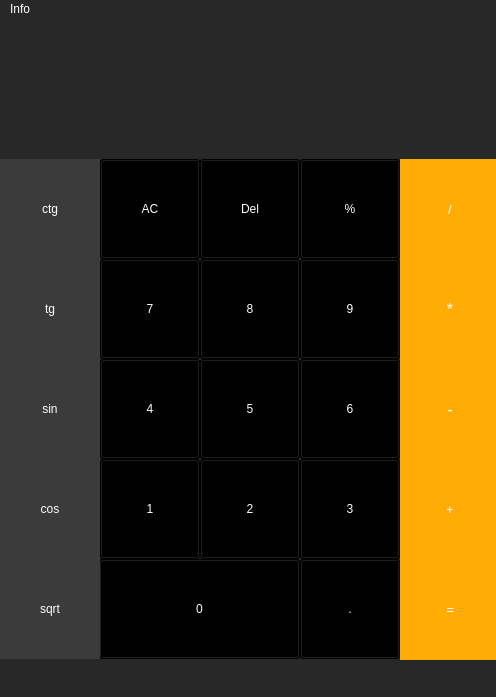
<?xml version="1.0" encoding="UTF-8"?>
<ui version="4.0">
 <class>CalculatorClass</class>
 <widget class="QMainWindow" name="CalculatorClass">
  <property name="geometry">
   <rect>
    <x>0</x>
    <y>0</y>
    <width>496</width>
    <height>697</height>
   </rect>
  </property>
  <property name="minimumSize">
   <size>
    <width>496</width>
    <height>697</height>
   </size>
  </property>
  <property name="maximumSize">
   <size>
    <width>496</width>
    <height>697</height>
   </size>
  </property>
  <property name="cursor">
   <cursorShape>ArrowCursor</cursorShape>
  </property>
  <property name="windowTitle">
   <string>Calculator</string>
  </property>
  <property name="styleSheet">
   <string notr="true">background-color:#282828</string>
  </property>
  <property name="iconSize">
   <size>
    <width>0</width>
    <height>0</height>
   </size>
  </property>
  <property name="toolButtonStyle">
   <enum>Qt::ToolButtonIconOnly</enum>
  </property>
  <property name="documentMode">
   <bool>false</bool>
  </property>
  <widget class="QWidget" name="centralWidget">
   <widget class="QLineEdit" name="lineEdit_input">
    <property name="geometry">
     <rect>
      <x>10</x>
      <y>0</y>
      <width>481</width>
      <height>51</height>
     </rect>
    </property>
    <property name="font">
     <font>
      <pointsize>12</pointsize>
     </font>
    </property>
    <property name="focusPolicy">
     <enum>Qt::ClickFocus</enum>
    </property>
    <property name="layoutDirection">
     <enum>Qt::RightToLeft</enum>
    </property>
    <property name="styleSheet">
     <string notr="true">color: white; border:none</string>
    </property>
    <property name="alignment">
     <set>Qt::AlignRight|Qt::AlignTrailing|Qt::AlignVCenter</set>
    </property>
   </widget>
   <widget class="QLineEdit" name="lineEdit_results">
    <property name="geometry">
     <rect>
      <x>10</x>
      <y>80</y>
      <width>481</width>
      <height>51</height>
     </rect>
    </property>
    <property name="font">
     <font>
      <pointsize>24</pointsize>
     </font>
    </property>
    <property name="focusPolicy">
     <enum>Qt::StrongFocus</enum>
    </property>
    <property name="styleSheet">
     <string notr="true">border:none;color:white; text-align: right;</string>
    </property>
    <property name="alignment">
     <set>Qt::AlignRight|Qt::AlignTrailing|Qt::AlignVCenter</set>
    </property>
   </widget>
   <widget class="QPushButton" name="pushButton_5">
    <property name="geometry">
     <rect>
      <x>200</x>
      <y>340</y>
      <width>100</width>
      <height>100</height>
     </rect>
    </property>
    <property name="styleSheet">
     <string notr="true">background-color: #000000; color: white</string>
    </property>
    <property name="text">
     <string>5</string>
    </property>
   </widget>
   <widget class="QPushButton" name="pushButton_division">
    <property name="geometry">
     <rect>
      <x>400</x>
      <y>140</y>
      <width>100</width>
      <height>100</height>
     </rect>
    </property>
    <property name="font">
     <font>
      <pointsize>10</pointsize>
     </font>
    </property>
    <property name="styleSheet">
     <string notr="true">background-color: #FFac05; color: white; border:none;</string>
    </property>
    <property name="text">
     <string>/</string>
    </property>
   </widget>
   <widget class="QPushButton" name="pushButton_delete_all">
    <property name="geometry">
     <rect>
      <x>100</x>
      <y>140</y>
      <width>100</width>
      <height>100</height>
     </rect>
    </property>
    <property name="styleSheet">
     <string notr="true">background-color: #000000; color: white</string>
    </property>
    <property name="text">
     <string>AC</string>
    </property>
   </widget>
   <widget class="QPushButton" name="pushButton_1">
    <property name="geometry">
     <rect>
      <x>100</x>
      <y>440</y>
      <width>100</width>
      <height>100</height>
     </rect>
    </property>
    <property name="styleSheet">
     <string notr="true">background-color: #000000; color: white</string>
    </property>
    <property name="text">
     <string>1</string>
    </property>
   </widget>
   <widget class="QPushButton" name="pushButton_equal">
    <property name="geometry">
     <rect>
      <x>400</x>
      <y>540</y>
      <width>101</width>
      <height>101</height>
     </rect>
    </property>
    <property name="palette">
     <palette>
      <active>
       <colorrole role="WindowText">
        <brush brushstyle="SolidPattern">
         <color alpha="255">
          <red>255</red>
          <green>255</green>
          <blue>255</blue>
         </color>
        </brush>
       </colorrole>
       <colorrole role="Button">
        <brush brushstyle="SolidPattern">
         <color alpha="255">
          <red>255</red>
          <green>172</green>
          <blue>5</blue>
         </color>
        </brush>
       </colorrole>
       <colorrole role="Text">
        <brush brushstyle="SolidPattern">
         <color alpha="255">
          <red>255</red>
          <green>255</green>
          <blue>255</blue>
         </color>
        </brush>
       </colorrole>
       <colorrole role="ButtonText">
        <brush brushstyle="SolidPattern">
         <color alpha="255">
          <red>255</red>
          <green>255</green>
          <blue>255</blue>
         </color>
        </brush>
       </colorrole>
       <colorrole role="Base">
        <brush brushstyle="SolidPattern">
         <color alpha="255">
          <red>255</red>
          <green>172</green>
          <blue>5</blue>
         </color>
        </brush>
       </colorrole>
       <colorrole role="Window">
        <brush brushstyle="SolidPattern">
         <color alpha="255">
          <red>255</red>
          <green>172</green>
          <blue>5</blue>
         </color>
        </brush>
       </colorrole>
       <colorrole role="PlaceholderText">
        <brush brushstyle="NoBrush">
         <color alpha="128">
          <red>255</red>
          <green>255</green>
          <blue>255</blue>
         </color>
        </brush>
       </colorrole>
      </active>
      <inactive>
       <colorrole role="WindowText">
        <brush brushstyle="SolidPattern">
         <color alpha="255">
          <red>255</red>
          <green>255</green>
          <blue>255</blue>
         </color>
        </brush>
       </colorrole>
       <colorrole role="Button">
        <brush brushstyle="SolidPattern">
         <color alpha="255">
          <red>255</red>
          <green>172</green>
          <blue>5</blue>
         </color>
        </brush>
       </colorrole>
       <colorrole role="Text">
        <brush brushstyle="SolidPattern">
         <color alpha="255">
          <red>255</red>
          <green>255</green>
          <blue>255</blue>
         </color>
        </brush>
       </colorrole>
       <colorrole role="ButtonText">
        <brush brushstyle="SolidPattern">
         <color alpha="255">
          <red>255</red>
          <green>255</green>
          <blue>255</blue>
         </color>
        </brush>
       </colorrole>
       <colorrole role="Base">
        <brush brushstyle="SolidPattern">
         <color alpha="255">
          <red>255</red>
          <green>172</green>
          <blue>5</blue>
         </color>
        </brush>
       </colorrole>
       <colorrole role="Window">
        <brush brushstyle="SolidPattern">
         <color alpha="255">
          <red>255</red>
          <green>172</green>
          <blue>5</blue>
         </color>
        </brush>
       </colorrole>
       <colorrole role="PlaceholderText">
        <brush brushstyle="NoBrush">
         <color alpha="128">
          <red>255</red>
          <green>255</green>
          <blue>255</blue>
         </color>
        </brush>
       </colorrole>
      </inactive>
      <disabled>
       <colorrole role="WindowText">
        <brush brushstyle="SolidPattern">
         <color alpha="255">
          <red>255</red>
          <green>255</green>
          <blue>255</blue>
         </color>
        </brush>
       </colorrole>
       <colorrole role="Button">
        <brush brushstyle="SolidPattern">
         <color alpha="255">
          <red>255</red>
          <green>172</green>
          <blue>5</blue>
         </color>
        </brush>
       </colorrole>
       <colorrole role="Text">
        <brush brushstyle="SolidPattern">
         <color alpha="255">
          <red>255</red>
          <green>255</green>
          <blue>255</blue>
         </color>
        </brush>
       </colorrole>
       <colorrole role="ButtonText">
        <brush brushstyle="SolidPattern">
         <color alpha="255">
          <red>255</red>
          <green>255</green>
          <blue>255</blue>
         </color>
        </brush>
       </colorrole>
       <colorrole role="Base">
        <brush brushstyle="SolidPattern">
         <color alpha="255">
          <red>255</red>
          <green>172</green>
          <blue>5</blue>
         </color>
        </brush>
       </colorrole>
       <colorrole role="Window">
        <brush brushstyle="SolidPattern">
         <color alpha="255">
          <red>255</red>
          <green>172</green>
          <blue>5</blue>
         </color>
        </brush>
       </colorrole>
       <colorrole role="PlaceholderText">
        <brush brushstyle="NoBrush">
         <color alpha="128">
          <red>255</red>
          <green>255</green>
          <blue>255</blue>
         </color>
        </brush>
       </colorrole>
      </disabled>
     </palette>
    </property>
    <property name="font">
     <font>
      <pointsize>10</pointsize>
     </font>
    </property>
    <property name="styleSheet">
     <string notr="true">background-color: #FFac05; color: white; border:none;</string>
    </property>
    <property name="text">
     <string>=</string>
    </property>
   </widget>
   <widget class="QPushButton" name="pushButton_percent">
    <property name="geometry">
     <rect>
      <x>300</x>
      <y>140</y>
      <width>100</width>
      <height>100</height>
     </rect>
    </property>
    <property name="styleSheet">
     <string notr="true">background-color: #000000; color: white</string>
    </property>
    <property name="text">
     <string>%</string>
    </property>
   </widget>
   <widget class="QPushButton" name="pushButton_2">
    <property name="geometry">
     <rect>
      <x>200</x>
      <y>440</y>
      <width>100</width>
      <height>100</height>
     </rect>
    </property>
    <property name="styleSheet">
     <string notr="true">background-color: #000000; color: white</string>
    </property>
    <property name="text">
     <string>2</string>
    </property>
   </widget>
   <widget class="QPushButton" name="pushButton_minus">
    <property name="geometry">
     <rect>
      <x>400</x>
      <y>340</y>
      <width>100</width>
      <height>100</height>
     </rect>
    </property>
    <property name="font">
     <font>
      <pointsize>12</pointsize>
     </font>
    </property>
    <property name="focusPolicy">
     <enum>Qt::StrongFocus</enum>
    </property>
    <property name="styleSheet">
     <string notr="true">background-color: #FFac05; color: white; border:none;</string>
    </property>
    <property name="text">
     <string>-</string>
    </property>
   </widget>
   <widget class="QPushButton" name="pushButton_0">
    <property name="geometry">
     <rect>
      <x>99</x>
      <y>540</y>
      <width>201</width>
      <height>100</height>
     </rect>
    </property>
    <property name="styleSheet">
     <string notr="true">background-color: #000000; color: white</string>
    </property>
    <property name="text">
     <string>0</string>
    </property>
   </widget>
   <widget class="QPushButton" name="pushButton_9">
    <property name="geometry">
     <rect>
      <x>300</x>
      <y>240</y>
      <width>100</width>
      <height>100</height>
     </rect>
    </property>
    <property name="styleSheet">
     <string notr="true">background-color: #000000; color: white</string>
    </property>
    <property name="text">
     <string>9</string>
    </property>
   </widget>
   <widget class="QPushButton" name="pushButton_delete">
    <property name="geometry">
     <rect>
      <x>200</x>
      <y>140</y>
      <width>100</width>
      <height>100</height>
     </rect>
    </property>
    <property name="styleSheet">
     <string notr="true">background-color: #000000; color: white</string>
    </property>
    <property name="text">
     <string>Del</string>
    </property>
   </widget>
   <widget class="QPushButton" name="pushButton_3">
    <property name="geometry">
     <rect>
      <x>300</x>
      <y>440</y>
      <width>100</width>
      <height>100</height>
     </rect>
    </property>
    <property name="styleSheet">
     <string notr="true">background-color: #000000; color: white</string>
    </property>
    <property name="text">
     <string>3</string>
    </property>
   </widget>
   <widget class="QPushButton" name="pushButton_8">
    <property name="geometry">
     <rect>
      <x>200</x>
      <y>240</y>
      <width>100</width>
      <height>100</height>
     </rect>
    </property>
    <property name="styleSheet">
     <string notr="true">background-color: #000000; color: white</string>
    </property>
    <property name="text">
     <string>8</string>
    </property>
   </widget>
   <widget class="QPushButton" name="pushButton_6">
    <property name="geometry">
     <rect>
      <x>300</x>
      <y>340</y>
      <width>100</width>
      <height>100</height>
     </rect>
    </property>
    <property name="styleSheet">
     <string notr="true">background-color: #000000; color: white</string>
    </property>
    <property name="text">
     <string>6</string>
    </property>
   </widget>
   <widget class="QPushButton" name="pushButton_4">
    <property name="geometry">
     <rect>
      <x>100</x>
      <y>340</y>
      <width>100</width>
      <height>100</height>
     </rect>
    </property>
    <property name="styleSheet">
     <string notr="true">background-color: #000000; color: white</string>
    </property>
    <property name="text">
     <string>4</string>
    </property>
   </widget>
   <widget class="QPushButton" name="pushButton_7">
    <property name="geometry">
     <rect>
      <x>100</x>
      <y>240</y>
      <width>100</width>
      <height>100</height>
     </rect>
    </property>
    <property name="styleSheet">
     <string notr="true">background-color: #000000; color: white</string>
    </property>
    <property name="text">
     <string>7</string>
    </property>
   </widget>
   <widget class="QPushButton" name="pushButton_point">
    <property name="geometry">
     <rect>
      <x>300</x>
      <y>540</y>
      <width>100</width>
      <height>100</height>
     </rect>
    </property>
    <property name="styleSheet">
     <string notr="true">background-color: #000000; color: white</string>
    </property>
    <property name="text">
     <string>.</string>
    </property>
   </widget>
   <widget class="QPushButton" name="pushButton_plus">
    <property name="geometry">
     <rect>
      <x>400</x>
      <y>440</y>
      <width>100</width>
      <height>100</height>
     </rect>
    </property>
    <property name="font">
     <font>
      <pointsize>10</pointsize>
     </font>
    </property>
    <property name="styleSheet">
     <string notr="true">background-color: #FFac05; color: white; border:none;</string>
    </property>
    <property name="text">
     <string>+</string>
    </property>
   </widget>
   <widget class="QPushButton" name="pushButton_multiply">
    <property name="geometry">
     <rect>
      <x>400</x>
      <y>240</y>
      <width>100</width>
      <height>100</height>
     </rect>
    </property>
    <property name="font">
     <font>
      <pointsize>12</pointsize>
     </font>
    </property>
    <property name="styleSheet">
     <string notr="true">background-color: #FFac05; color: white; border:none;</string>
    </property>
    <property name="text">
     <string>*</string>
    </property>
   </widget>
   <widget class="QPushButton" name="pushButton_ctg">
    <property name="geometry">
     <rect>
      <x>0</x>
      <y>140</y>
      <width>100</width>
      <height>100</height>
     </rect>
    </property>
    <property name="styleSheet">
     <string notr="true">background-color: #3b3b3b; color: white; border:none;</string>
    </property>
    <property name="text">
     <string>ctg</string>
    </property>
   </widget>
   <widget class="QPushButton" name="pushButton_sin">
    <property name="geometry">
     <rect>
      <x>0</x>
      <y>340</y>
      <width>100</width>
      <height>100</height>
     </rect>
    </property>
    <property name="styleSheet">
     <string notr="true">background-color: #3b3b3b; color: white; border:none;</string>
    </property>
    <property name="text">
     <string>sin</string>
    </property>
   </widget>
   <widget class="QPushButton" name="pushButton_tg">
    <property name="geometry">
     <rect>
      <x>0</x>
      <y>240</y>
      <width>100</width>
      <height>100</height>
     </rect>
    </property>
    <property name="styleSheet">
     <string notr="true">background-color: #3b3b3b; color: white; border:none;</string>
    </property>
    <property name="text">
     <string>tg</string>
    </property>
   </widget>
   <widget class="QPushButton" name="pushButton_cos">
    <property name="geometry">
     <rect>
      <x>0</x>
      <y>440</y>
      <width>100</width>
      <height>100</height>
     </rect>
    </property>
    <property name="styleSheet">
     <string notr="true">background-color: #3b3b3b; color: white; border:none;</string>
    </property>
    <property name="text">
     <string>cos</string>
    </property>
   </widget>
   <widget class="QPushButton" name="pushButton_sqrt">
    <property name="geometry">
     <rect>
      <x>0</x>
      <y>540</y>
      <width>100</width>
      <height>100</height>
     </rect>
    </property>
    <property name="styleSheet">
     <string notr="true">background-color: #3b3b3b; color: white; border:none;</string>
    </property>
    <property name="text">
     <string>sqrt</string>
    </property>
   </widget>
  </widget>
  <widget class="QMenuBar" name="menuBar">
   <property name="geometry">
    <rect>
     <x>0</x>
     <y>0</y>
     <width>496</width>
     <height>30</height>
    </rect>
   </property>
   <property name="styleSheet">
    <string notr="true">color:white</string>
   </property>
   <widget class="QMenu" name="menuInfo">
    <property name="styleSheet">
     <string notr="true">color:white</string>
    </property>
    <property name="title">
     <string>Info</string>
    </property>
    <widget class="QMenu" name="menuAbout">
     <property name="title">
      <string>About</string>
     </property>
     <addaction name="actionDeveloper_Sultanov_Alexander_Version_1_0"/>
     <addaction name="actionVersion_1_0"/>
    </widget>
    <addaction name="menuAbout"/>
   </widget>
   <addaction name="menuInfo"/>
  </widget>
  <widget class="QStatusBar" name="statusBar">
   <property name="styleSheet">
    <string notr="true">color:white</string>
   </property>
  </widget>
  <action name="actionDeveloper_Sultanov_Alexander_Version_1_0">
   <property name="text">
    <string>Developer: Sultanov Alexander.</string>
   </property>
  </action>
  <action name="actionVersion_1_0">
   <property name="text">
    <string>Version: 1.0</string>
   </property>
  </action>
 </widget>
 <layoutdefault spacing="6" margin="11"/>
 <resources/>
 <connections/>
 <designerdata>
  <property name="gridDeltaX">
   <number>10</number>
  </property>
  <property name="gridDeltaY">
   <number>10</number>
  </property>
  <property name="gridSnapX">
   <bool>true</bool>
  </property>
  <property name="gridSnapY">
   <bool>true</bool>
  </property>
  <property name="gridVisible">
   <bool>true</bool>
  </property>
 </designerdata>
</ui>
